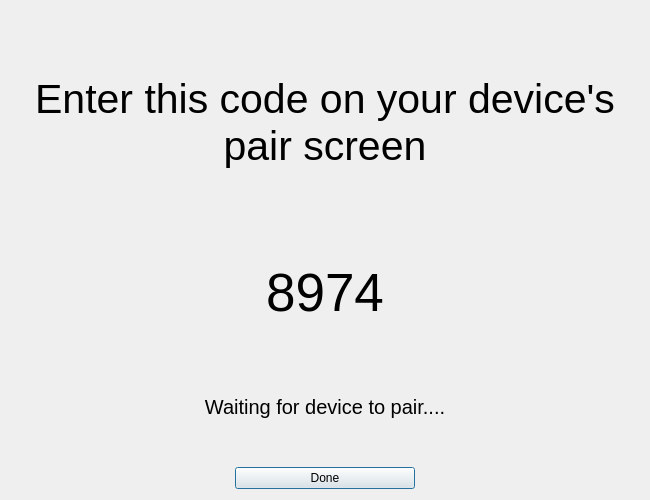
<?xml version="1.0" encoding="UTF-8"?>
<ui version="4.0">
 <class>PairRbxDevDialog</class>
 <widget class="QDialog" name="PairRbxDevDialog">
  <property name="windowModality">
   <enum>Qt::ApplicationModal</enum>
  </property>
  <property name="geometry">
   <rect>
    <x>0</x>
    <y>0</y>
    <width>650</width>
    <height>500</height>
   </rect>
  </property>
  <property name="sizePolicy">
   <sizepolicy hsizetype="Maximum" vsizetype="Maximum">
    <horstretch>0</horstretch>
    <verstretch>0</verstretch>
   </sizepolicy>
  </property>
  <property name="minimumSize">
   <size>
    <width>650</width>
    <height>350</height>
   </size>
  </property>
  <property name="maximumSize">
   <size>
    <width>650</width>
    <height>500</height>
   </size>
  </property>
  <property name="windowTitle">
   <string>Pair Roblox Developer Device</string>
  </property>
  <property name="windowIcon">
   <iconset>
    <normaloff>images/ANORRLStudio.png</normaloff>images/ANORRLStudio.png</iconset>
  </property>
  <property name="windowOpacity">
   <double>3.000000000000000</double>
  </property>
  <property name="modal">
   <bool>true</bool>
  </property>
  <layout class="QVBoxLayout">
   <property name="sizeConstraint">
    <enum>QLayout::SetNoConstraint</enum>
   </property>
   <item>
    <layout class="QVBoxLayout" name="verticalLayout">
     <item>
      <widget class="QLabel" name="label">
       <property name="font">
        <font>
         <family>Helvetica Neue</family>
         <pointsize>31</pointsize>
         <weight>50</weight>
         <bold>false</bold>
        </font>
       </property>
       <property name="text">
        <string>Enter this code on your device's pair screen</string>
       </property>
       <property name="scaledContents">
        <bool>false</bool>
       </property>
       <property name="alignment">
        <set>Qt::AlignCenter</set>
       </property>
       <property name="wordWrap">
        <bool>true</bool>
       </property>
      </widget>
     </item>
    </layout>
   </item>
   <item>
    <layout class="QGridLayout" name="gridLayout">
     <item row="1" column="0">
      <widget class="QLabel" name="statusLabel">
       <property name="font">
        <font>
         <family>Helvetica Neue</family>
         <pointsize>15</pointsize>
        </font>
       </property>
       <property name="text">
        <string>Waiting for device to pair....</string>
       </property>
       <property name="alignment">
        <set>Qt::AlignCenter</set>
       </property>
      </widget>
     </item>
     <item row="0" column="0">
      <widget class="QLabel" name="codeLabel">
       <property name="font">
        <font>
         <family>Helvetica Neue</family>
         <pointsize>40</pointsize>
        </font>
       </property>
       <property name="text">
        <string>8974</string>
       </property>
       <property name="alignment">
        <set>Qt::AlignCenter</set>
       </property>
      </widget>
     </item>
    </layout>
   </item>
   <item>
    <layout class="QHBoxLayout" name="horizontalLayout" stretch="0">
     <property name="sizeConstraint">
      <enum>QLayout::SetDefaultConstraint</enum>
     </property>
     <property name="leftMargin">
      <number>100</number>
     </property>
     <property name="rightMargin">
      <number>100</number>
     </property>
     <item>
      <widget class="QPushButton" name="cancelButton">
       <property name="sizePolicy">
        <sizepolicy hsizetype="Fixed" vsizetype="Fixed">
         <horstretch>0</horstretch>
         <verstretch>0</verstretch>
        </sizepolicy>
       </property>
       <property name="minimumSize">
        <size>
         <width>180</width>
         <height>0</height>
        </size>
       </property>
       <property name="sizeIncrement">
        <size>
         <width>0</width>
         <height>0</height>
        </size>
       </property>
       <property name="baseSize">
        <size>
         <width>0</width>
         <height>0</height>
        </size>
       </property>
       <property name="text">
        <string>Done</string>
       </property>
      </widget>
     </item>
    </layout>
   </item>
  </layout>
 </widget>
 <resources/>
 <connections/>
</ui>
